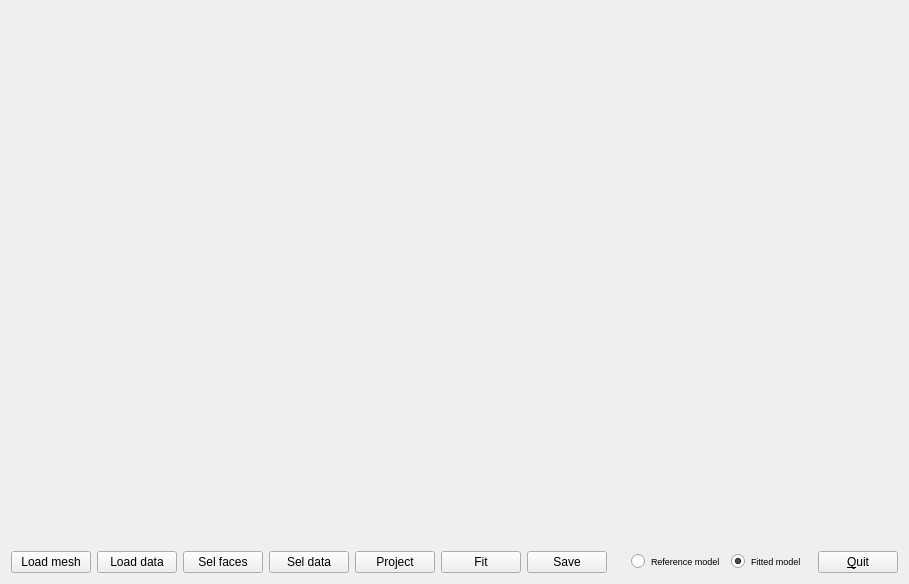
<?xml version="1.0" encoding="UTF-8"?>
<ui version="4.0">
 <class>DlgFitting</class>
 <widget class="QWidget" name="DlgFitting">
  <property name="geometry">
   <rect>
    <x>0</x>
    <y>0</y>
    <width>809</width>
    <height>584</height>
   </rect>
  </property>
  <property name="windowTitle">
   <string>Surface fitting</string>
  </property>
  <property name="windowIcon">
   <iconset>
    <normaloff>:/cmiss_icon.ico</normaloff>:/cmiss_icon.ico</iconset>
  </property>
  <layout class="QGridLayout" name="gridLayout">
   <item row="0" column="0" colspan="15">
    <widget class="ZincWidget" name="_zincWidget" native="true">
     <property name="sizePolicy">
      <sizepolicy hsizetype="Preferred" vsizetype="Preferred">
       <horstretch>1</horstretch>
       <verstretch>1</verstretch>
      </sizepolicy>
     </property>
    </widget>
   </item>
   <item row="1" column="1">
    <widget class="QPushButton" name="btnLoadData">
     <property name="text">
      <string>Load data</string>
     </property>
    </widget>
   </item>
   <item row="1" column="8" colspan="2">
    <spacer name="horizontalSpacer_2">
     <property name="orientation">
      <enum>Qt::Horizontal</enum>
     </property>
     <property name="sizeHint" stdset="0">
      <size>
       <width>59</width>
       <height>17</height>
      </size>
     </property>
    </spacer>
   </item>
   <item row="1" column="11">
    <widget class="QRadioButton" name="rbReference">
     <property name="font">
      <font>
       <pointsize>7</pointsize>
      </font>
     </property>
     <property name="text">
      <string>Reference model</string>
     </property>
     <property name="checked">
      <bool>false</bool>
     </property>
    </widget>
   </item>
   <item row="1" column="14">
    <widget class="QPushButton" name="btnQuit">
     <property name="text">
      <string>&amp;Quit</string>
     </property>
    </widget>
   </item>
   <item row="1" column="0">
    <widget class="QPushButton" name="btnLoadMesh">
     <property name="text">
      <string>Load mesh</string>
     </property>
    </widget>
   </item>
   <item row="1" column="12">
    <widget class="QRadioButton" name="rbFitted">
     <property name="font">
      <font>
       <pointsize>7</pointsize>
      </font>
     </property>
     <property name="text">
      <string>Fitted model</string>
     </property>
     <property name="checked">
      <bool>true</bool>
     </property>
    </widget>
   </item>
   <item row="1" column="13">
    <spacer name="horizontalSpacer">
     <property name="orientation">
      <enum>Qt::Horizontal</enum>
     </property>
     <property name="sizeHint" stdset="0">
      <size>
       <width>40</width>
       <height>20</height>
      </size>
     </property>
    </spacer>
   </item>
   <item row="1" column="6">
    <widget class="QPushButton" name="btnSave">
     <property name="text">
      <string>Save</string>
     </property>
    </widget>
   </item>
   <item row="1" column="2">
    <widget class="QPushButton" name="btnSelFaces">
     <property name="text">
      <string>Sel faces</string>
     </property>
    </widget>
   </item>
   <item row="1" column="3">
    <widget class="QPushButton" name="btnSelData">
     <property name="text">
      <string>Sel data</string>
     </property>
    </widget>
   </item>
   <item row="1" column="5">
    <widget class="QPushButton" name="btnFit">
     <property name="text">
      <string>Fit</string>
     </property>
    </widget>
   </item>
   <item row="1" column="4">
    <widget class="QPushButton" name="btnProject">
     <property name="text">
      <string>Project</string>
     </property>
    </widget>
   </item>
  </layout>
 </widget>
 <customwidgets>
  <customwidget>
   <class>ZincWidget</class>
   <extends>QWidget</extends>
   <header>zincwidget.h</header>
   <container>1</container>
  </customwidget>
 </customwidgets>
 <resources/>
 <connections>
  <connection>
   <sender>btnQuit</sender>
   <signal>clicked()</signal>
   <receiver>DlgFitting</receiver>
   <slot>close()</slot>
   <hints>
    <hint type="sourcelabel">
     <x>365</x>
     <y>147</y>
    </hint>
    <hint type="destinationlabel">
     <x>331</x>
     <y>83</y>
    </hint>
   </hints>
  </connection>
 </connections>
</ui>
